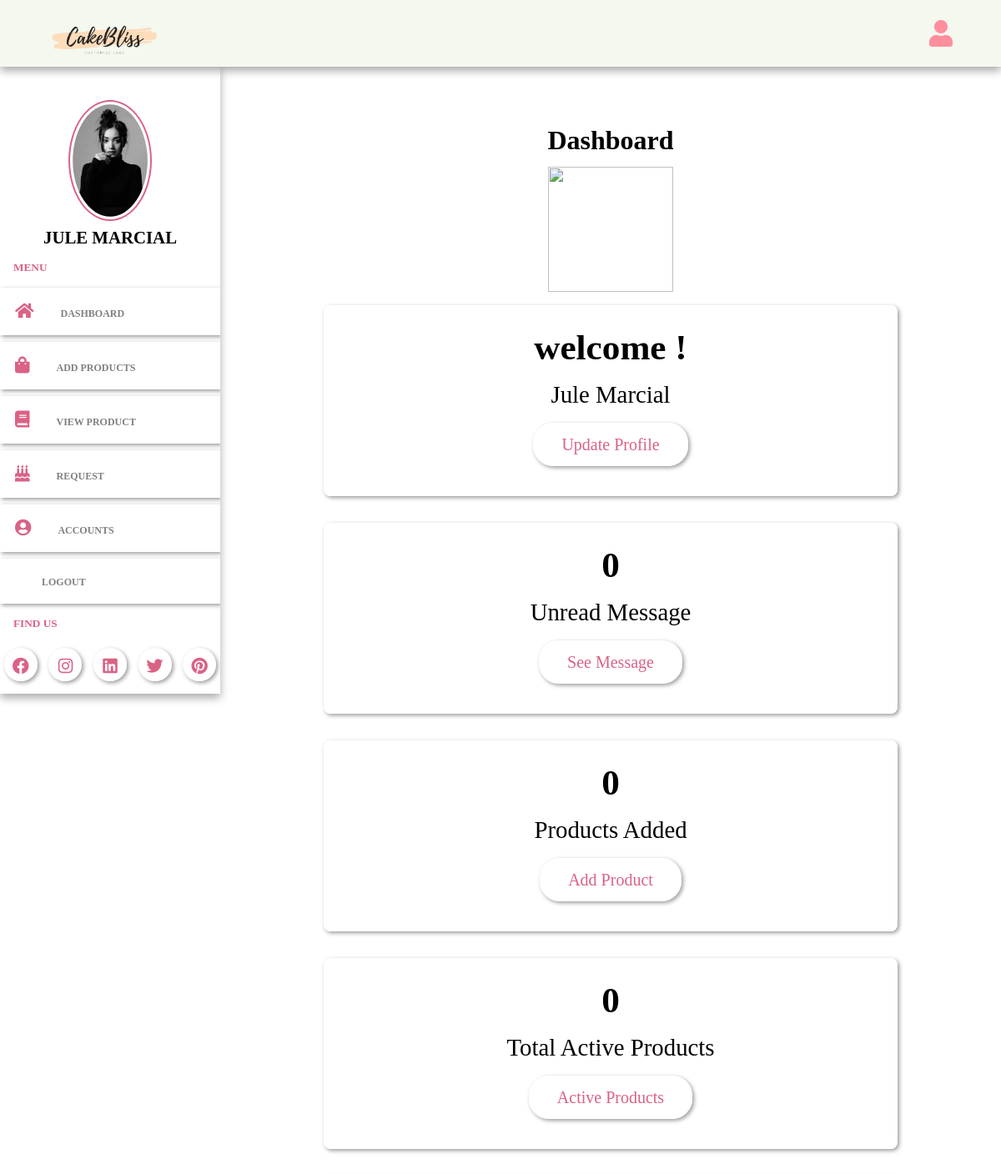
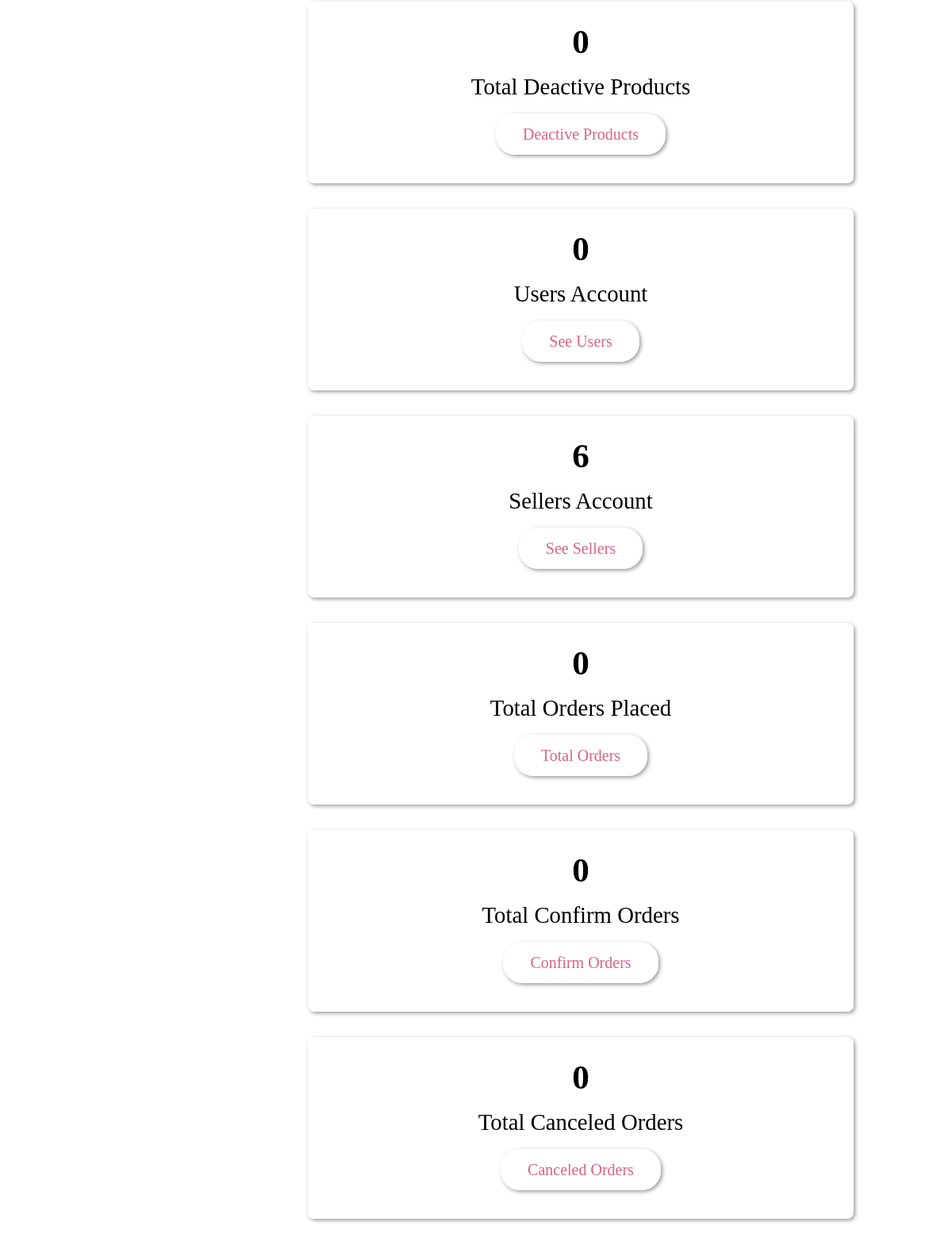
Page /admin/dashboard.php (signed in) on the committed database (2 pictures, top to bottom).
### tables this page shows
CREATE TABLE `sellers` (
  `id` varchar(20) NOT NULL,
  `name` varchar(50) NOT NULL,
  `email` varchar(50) NOT NULL,
  `password` varchar(50) NOT NULL,
  `image` varchar(100) NOT NULL
);

### admin/dashboard.php (the view, shortened to what this page needs)
<?php
include '../components/connect.php';
if(isset($_COOKIE['seller_id'])) {
    $seller_id = $_COOKIE['seller_id'];
}else{
    $seller_id = '';
    header('location:login.php');
}
?>
<!DOCTYPE html>
<html>
<head>
    <link rel="stylesheet" type="text/css" href="../css/admin_style.css">
    <link rel="stylesheet" href="https://cdnjs.cloudflare.com/ajax/libs/font-awesome/5.15.3/css/all.min.css">
</head>
<body>
<div class="main-container">
    <?php include '../components/admin_header.php'; ?>
</div>
</div>
    <section class="dashboard">
    <div class="heading">
        <h1>dashboard</h1>
        <img src="../image/separator1.png">
    </div>
<div class="box-container">
    <div class="box">
        <h3>welcome !</h3>
        <p><?= $fetch_profile['name']; ?></p>
        <a href="update.php" class="btn">update profile</a>
</div>
    <div class="box">
        <?php
            $select_message = $conn->prepare("SELECT * FROM `message`");
            $select_message->execute();
            $number_of_msg = $select_message->rowCount();
        ?>
        <h3><?= $number_of_msg; ?></h3>
        <p>unread message</p>
        <a href="admin_message.php" class="btn">see message</a>
</div>
<div class="box">
        <?php
            $select_products = $conn->prepare("SELECT * FROM `products` WHERE seller_id =?");
            $select_products->execute([$seller_id]);
            $number_of_products = $select_products->rowCount();
        ?>
        <h3><?= $number_of_products; ?></h3>
        <p>products added</p>
        <a href="add_products.php" class="btn">add product</a>
</div>
<div class="box">
        <?php
            $select_active_products = $conn->prepare("SELECT * FROM `products` WHERE seller_id =? AND status =?");
            $select_active_products->execute([$seller_id, 'active']);
            $number_of_active_products = $select_active_products->rowCount();
        ?>
        <h3><?= $number_of_active_products; ?></h3>
        <p>total active products</p>
        <a href="view_product.php" class="btn">active products</a>
</div>
<div class="box">
        <?php
            $select_deactive_products = $conn->prepare("SELECT * FROM `products` WHERE seller_id =? AND status =?");
            $select_deactive_products->execute([$seller_id, 'deactive']);
            $number_of_deactive_products = $select_deactive_products->rowCount();
        ?>
        <h3><?= $number_of_deactive_products; ?></h3>
        <p>total deactive products</p>
        <a href="view_product.php" class="btn">deactive products</a>
</div>
<div class="box">
        <h3><?= $number_of_msg; ?></h3>
        <p>users account</p>
        <a href="user_accounts.php" class="btn">see users</a>
</div>
<div class="box">
        <?php
            $select_sellers = $conn->prepare("SELECT * FROM `sellers`");
            $select_sellers->execute();
            $number_of_sellers = $select_sellers->rowCount();
        ?>
        <h3><?= $number_of_sellers; ?></h3>
        <p>sellers account</p>
        <a href="user_accounts.php" class="btn">see sellers</a>
</div>
<div class="box">
        <?php
            $select_orders = $conn->prepare("SELECT * FROM `orders` WHERE seller_id = ?");
            $select_orders->execute([$seller_id]);
            $number_of_orders = $select_orders->rowCount();
        ?>
        <h3><?= $number_of_orders; ?></h3>
        <p>total orders placed</p>
        <a href="admin_order.php" class="btn">total orders</a>
</div>
<div class="box">
        <?php
            $select_confirm_orders = $conn->prepare("SELECT * FROM `orders` WHERE seller_id = ? AND status = ?");
            $select_confirm_orders->execute([$seller_id, 'in progress']);
            $number_of_confirm_orders = $select_confirm_orders->rowCount();
        ?>
        <h3><?= $number_of_confirm_orders; ?></h3>
        <p>total confirm orders </p>
        <a href="admin_order.php" class="btn">confirm orders</a>
</div>
<div class="box">
        <?php
            $select_canceled_orders = $conn->prepare("SELECT * FROM `orders` WHERE seller_id = ? AND status = ?");
            $select_canceled_orders->execute([$seller_id, 'canceled']);
            $number_of_canceled_orders = $select_canceled_orders->rowCount();
        ?>
        <h3><?= $number_of_canceled_orders; ?></h3>
        <p>total canceled orders </p>
        <a href="admin_order.php" class="btn">canceled orders</a>
    </div>
</div>
</section>
</div>
</body>
</html>

### components/admin_header.php (shortened to what this page needs)
<header>
    <div class="logo">
        <img src="../image/logo-removebg-preview.png" width="150">
</div>
<div class ="right">
    <div class="fa fa-user" id="user-btn"></div>
</div>
    </header>
<div class="sidebar-container">
        <div class="sidebar">
        <?php
    $select_profile = $conn->prepare("SELECT * FROM sellers WHERE id = ?");
    $select_profile->execute([$seller_id]);
    if ($select_profile->rowCount() > 0) {
        $fetch_profile = $select_profile->fetch(PDO::FETCH_ASSOC);
    ?>
    <div class="profile">
        <img src="../uploaded_files/<?= $fetch_profile['image'];?>"class="logo-img" width="100">
        <p><?= $fetch_profile['name']; ?></p>
    </div>
    <?php } ?>
    <h5>menu</h5>
    <div class="navbar">
    <ul>
        <li> <a href="dashboard.php"><i class="fa fa-home" aria-hidden="true"></i>dashboard</a></li>
        <li> <a href="add_products.php"><i class="fa fa-shopping-bag" aria-hidden="true"></i>add products</a></li>
        <li> <a href="view_product.php"><i class="fa fa-book" aria-hidden="true"></i>view product</a></li>
        <li> <a href="customized.php"><i class="fa fa-birthday-cake" aria-hidden="true"></i></i>request</a></li>
        <li> <a href="user_accounts.php"><i class="fa fa-user-circle" aria-hidden="true"></i>accounts</a></li>
        <li><a href="login.php" onclick="return confirm('Logout from this website?');">
        <i class="fa fa-sign-out" aria-hidden="true"></i>Logout</a>
</ul>
</div>
<h5>find us</h5>
<div class="social-links">
    <i class="fab fa-facebook"></i>
    <i class="fab fa-instagram"></i>
    <i class="fab fa-linkedin"></i>
    <i class="fab fa-twitter"></i>
    <i class="fab fa-pinterest"></i>
    </div>

### css/admin_style.css (style rules this page uses)
* { margin: 0; padding: 0; box-sizing: border-box; outline: none; border: none; text-decoration: none; list-style: none; }
:root { --space: 2rem; --main-color: #da6285; --pink-color: #ff8e9d; --pink-opacity: #ffe6e9; --white-alpha-40: rgba(255, 255, 255, 0.40); --white-alpha-25: rgba(255, 255, 255, 0.25); --backdrop-filter: blur(5px); --box-shadow: 2px 2px 5px rgba(0, 0, 0, 0.40); }
body { background-image: url('../image/bg.jpg'); background-position: center; }
html { scroll-behavior:smooth; }
.btn { background-color:var(--white-alpha-25); border: 2px solid var(--white-alpha-40); backdrop-filter:var(--backdrop-filter); box-shadow: var(--box-shadow); text-transform: capitalize; color:var(--main-color); padding: .8rem 2rem; border-radius: 1.5rem; font-size: 20px; cursor: pointer; position: relative; text-align: center; }
.btn::before { position: absolute; content: ''; top: 0; left: 0; height: 100%; width: 0; border-radius: 30px; background-color: var(--main-color); z-index: -1; transition: width 0.3s ease; }
.box-container { display:grid; grid-template-columns: repeat(auto-fit, minmax(30rem, 1/fr)); align-items: center; }
.box-container .box { background-color:var(--white-alpha-25); border: 2px solid var(--white-alpha-40); backdrop-filter:var(--backdrop-filter); box-shadow: var(--box-shadow); margin: 1rem; border-radius: .5rem; }
.heading { text-align: center; line-height: 1.5; }
.heading h1 { font-size: 2rem; text-transform: capitalize; }
.heading img { margin-top: .5rem; width: 150px!important; }
section, .post-editor { width: 75vw; min-height: 100vh; padding: 4%; margin: 8% 5%; margin-bottom: 2%; }
header { position: fixed; left: 0; top: 0; right: 0; height: 80px; z-index: 151; box-shadow: 0px 5px 10px 0px #aaa; padding: 0 50px; background-color: #F4F8EE; display: flex; justify-content: space-between; align-items: center; }
header .right { display: flex; }
#user-btn, .toggle-btn { font-size: 2rem; padding: .5rem; color: var(--pink-color); cursor: pointer; transition: .6s; }
.main-container { display: flex; }
.sidebar { background-color: var(--white-alpha-25); backdrop-filter: var(--backdrop-filter); padding-top: 3rem; width: 22vw; height: 100vh; position: sticky; --offset: var(--space); top: var(--offset); box-shadow: 0px 5px 10px 0px #aaa; overflow: auto; z-index: 1; }
.sidebar h5 { text-transform: uppercase; color: var(--main-color); padding: .5rem 1rem; margin: .5rem 0; }
.profile { margin: .5rem auto; display: flex; flex-direction: column; align-items: center; justify-content: center; }
.sidebar .profile { margin-top: 2.5rem; }
.profile .logo-img { border-radius: 50%; padding: .2rem; border: 2px solid var(--main-color); }
.sidebar .profile p { margin-top: .5rem; text-transform: uppercase; font-weight: bolder; color: #000; font-size: 1.3rem; }
.sidebar ul li { padding: 1rem; background-color:var(--white-alpha-25); border: 2px solid var(--white-alpha-40); backdrop-filter:var(--backdrop-filter); box-shadow: var(--box-shadow); position: relative; transition: .5s; margin: .5rem 0; }
.sidebar ul li::before { position: absolute; content: ''; left: 0; top: 0; height: 0%; width: 5px; background-color: var(--main-color); z-index: 2; transition: all 200ms linear; }
.sidebar ul li i { color: var(--main-color); font-size: 20px; margin-right: 2rem; }
.sidebar ul li a { text-transform: uppercase; color: gray; font-size: 12px; font-weight: bold; }
.social-links { margin-bottom: 2rem; }
.social-links i { background-color: var(--white-alpha-25); border: 2px solid var(--white-alpha-40); backdrop-filter: var(--backdrop-filter); box-shadow: var(--box-shadow); cursor: pointer; margin: .3rem; width: 40px; height: 40px; line-height: 40px; text-align: center; font-size: 20px; transition: .5s; border-radius: 50%; color: var(--main-color); }
.dashboard .box-container .box { text-align: center; border-radius: .5rem; padding: 1.5rem; padding-bottom: 3rem; }
.dashboard .box-container .box h3 { font-size: 2.7rem; margin-bottom: -1rem; }
.dashboard .box-container .box p { padding: 1rem; font-size: 1.8rem; text-transform: capitalize; margin: 1rem 0; }

### rows in the picture
sellers: image (picture), name "JULE MARCIAL", name "Jule Marcial"

### other values in the picture
$number_of_msg "0"
$number_of_products "0"
$number_of_active_products "0"
$number_of_deactive_products "0"
$number_of_sellers "6"
$number_of_orders "0"
$number_of_confirm_orders "0"
$number_of_canceled_orders "0"
